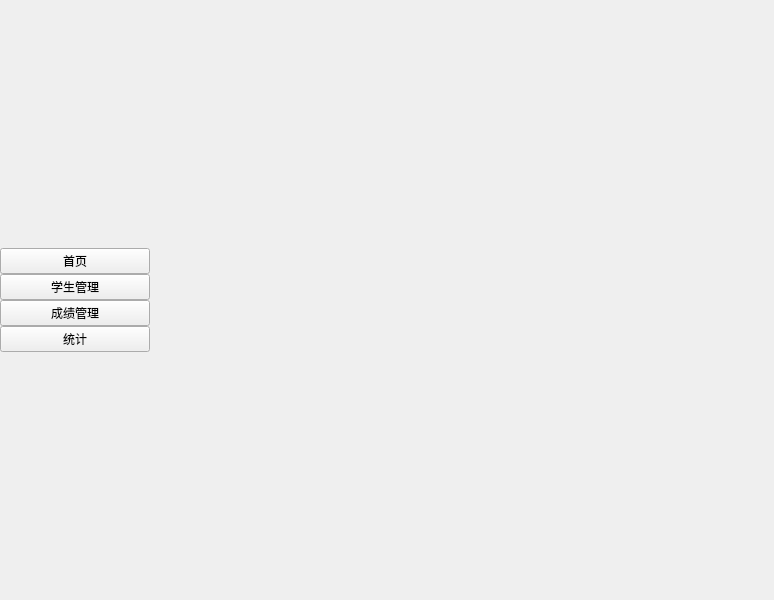
<?xml version="1.0" encoding="UTF-8"?>
<ui version="4.0">
 <class>SideBar</class>
 <widget class="QWidget" name="SideBar">
  <property name="geometry">
   <rect>
    <x>0</x>
    <y>0</y>
    <width>774</width>
    <height>600</height>
   </rect>
  </property>
  <property name="windowTitle">
   <string>Form</string>
  </property>
  <property name="styleSheet">
   <string notr="true">#SIdeBar {
	background-color: transparent;
	
}
#content {
	background-color: #ECECEB;
}</string>
  </property>
  <layout class="QHBoxLayout" name="horizontalLayout">
   <property name="spacing">
    <number>0</number>
   </property>
   <property name="leftMargin">
    <number>0</number>
   </property>
   <property name="topMargin">
    <number>0</number>
   </property>
   <property name="rightMargin">
    <number>0</number>
   </property>
   <property name="bottomMargin">
    <number>0</number>
   </property>
   <item>
    <widget class="QWidget" name="bar" native="true">
     <property name="minimumSize">
      <size>
       <width>150</width>
       <height>0</height>
      </size>
     </property>
     <property name="maximumSize">
      <size>
       <width>200</width>
       <height>16777215</height>
      </size>
     </property>
     <property name="styleSheet">
      <string notr="true">#bar {
	background-color: rgba(224, 224, 222, 0.95);
	padding: 40% 0;
}
#bar&gt;QPushButton {
	height: 60px;
	background-color: transparent;
	color: #242423;
	border: None;
		
}
#bar&gt;QPushButton:hover {
	
}

#bar&gt;QPushButton:checked {
	background-color: rgba(60, 131, 247, 0.9);
}</string>
     </property>
     <layout class="QVBoxLayout" name="verticalLayout">
      <property name="spacing">
       <number>0</number>
      </property>
      <property name="leftMargin">
       <number>0</number>
      </property>
      <property name="topMargin">
       <number>100</number>
      </property>
      <property name="rightMargin">
       <number>0</number>
      </property>
      <property name="bottomMargin">
       <number>100</number>
      </property>
      <item>
       <spacer name="verticalSpacer_2">
        <property name="orientation">
         <enum>Qt::Vertical</enum>
        </property>
        <property name="sizeHint" stdset="0">
         <size>
          <width>20</width>
          <height>40</height>
         </size>
        </property>
       </spacer>
      </item>
      <item>
       <widget class="QPushButton" name="indexBtn">
        <property name="sizePolicy">
         <sizepolicy hsizetype="Minimum" vsizetype="Fixed">
          <horstretch>0</horstretch>
          <verstretch>0</verstretch>
         </sizepolicy>
        </property>
        <property name="autoFillBackground">
         <bool>false</bool>
        </property>
        <property name="text">
         <string>首页</string>
        </property>
        <property name="checkable">
         <bool>true</bool>
        </property>
        <property name="checked">
         <bool>false</bool>
        </property>
        <property name="autoDefault">
         <bool>false</bool>
        </property>
        <property name="default">
         <bool>false</bool>
        </property>
        <property name="flat">
         <bool>false</bool>
        </property>
       </widget>
      </item>
      <item>
       <widget class="QPushButton" name="studentBtn">
        <property name="sizePolicy">
         <sizepolicy hsizetype="Minimum" vsizetype="Fixed">
          <horstretch>0</horstretch>
          <verstretch>0</verstretch>
         </sizepolicy>
        </property>
        <property name="text">
         <string>学生管理</string>
        </property>
        <property name="checkable">
         <bool>true</bool>
        </property>
       </widget>
      </item>
      <item>
       <widget class="QPushButton" name="scoreBtn">
        <property name="sizePolicy">
         <sizepolicy hsizetype="Minimum" vsizetype="Fixed">
          <horstretch>0</horstretch>
          <verstretch>0</verstretch>
         </sizepolicy>
        </property>
        <property name="text">
         <string>成绩管理</string>
        </property>
        <property name="checkable">
         <bool>true</bool>
        </property>
       </widget>
      </item>
      <item>
       <widget class="QPushButton" name="statisticBtn">
        <property name="sizePolicy">
         <sizepolicy hsizetype="Minimum" vsizetype="Fixed">
          <horstretch>0</horstretch>
          <verstretch>0</verstretch>
         </sizepolicy>
        </property>
        <property name="text">
         <string>统计</string>
        </property>
        <property name="checkable">
         <bool>true</bool>
        </property>
       </widget>
      </item>
      <item>
       <spacer name="verticalSpacer">
        <property name="orientation">
         <enum>Qt::Vertical</enum>
        </property>
        <property name="sizeHint" stdset="0">
         <size>
          <width>20</width>
          <height>40</height>
         </size>
        </property>
       </spacer>
      </item>
     </layout>
    </widget>
   </item>
   <item>
    <widget class="QStackedWidget" name="conetent">
     <property name="palette">
      <palette>
       <active>
        <colorrole role="WindowText">
         <brush brushstyle="SolidPattern">
          <color alpha="255">
           <red>0</red>
           <green>0</green>
           <blue>0</blue>
          </color>
         </brush>
        </colorrole>
        <colorrole role="Button">
         <brush brushstyle="SolidPattern">
          <color alpha="255">
           <red>255</red>
           <green>255</green>
           <blue>255</blue>
          </color>
         </brush>
        </colorrole>
        <colorrole role="Light">
         <brush brushstyle="SolidPattern">
          <color alpha="255">
           <red>255</red>
           <green>255</green>
           <blue>255</blue>
          </color>
         </brush>
        </colorrole>
        <colorrole role="Midlight">
         <brush brushstyle="SolidPattern">
          <color alpha="255">
           <red>255</red>
           <green>255</green>
           <blue>255</blue>
          </color>
         </brush>
        </colorrole>
        <colorrole role="Dark">
         <brush brushstyle="SolidPattern">
          <color alpha="255">
           <red>127</red>
           <green>127</green>
           <blue>127</blue>
          </color>
         </brush>
        </colorrole>
        <colorrole role="Mid">
         <brush brushstyle="SolidPattern">
          <color alpha="255">
           <red>170</red>
           <green>170</green>
           <blue>170</blue>
          </color>
         </brush>
        </colorrole>
        <colorrole role="Text">
         <brush brushstyle="SolidPattern">
          <color alpha="255">
           <red>0</red>
           <green>0</green>
           <blue>0</blue>
          </color>
         </brush>
        </colorrole>
        <colorrole role="BrightText">
         <brush brushstyle="SolidPattern">
          <color alpha="255">
           <red>255</red>
           <green>255</green>
           <blue>255</blue>
          </color>
         </brush>
        </colorrole>
        <colorrole role="ButtonText">
         <brush brushstyle="SolidPattern">
          <color alpha="255">
           <red>0</red>
           <green>0</green>
           <blue>0</blue>
          </color>
         </brush>
        </colorrole>
        <colorrole role="Base">
         <brush brushstyle="SolidPattern">
          <color alpha="255">
           <red>255</red>
           <green>255</green>
           <blue>255</blue>
          </color>
         </brush>
        </colorrole>
        <colorrole role="Window">
         <brush brushstyle="SolidPattern">
          <color alpha="255">
           <red>255</red>
           <green>255</green>
           <blue>255</blue>
          </color>
         </brush>
        </colorrole>
        <colorrole role="Shadow">
         <brush brushstyle="SolidPattern">
          <color alpha="255">
           <red>0</red>
           <green>0</green>
           <blue>0</blue>
          </color>
         </brush>
        </colorrole>
        <colorrole role="AlternateBase">
         <brush brushstyle="SolidPattern">
          <color alpha="255">
           <red>255</red>
           <green>255</green>
           <blue>255</blue>
          </color>
         </brush>
        </colorrole>
        <colorrole role="ToolTipBase">
         <brush brushstyle="SolidPattern">
          <color alpha="255">
           <red>255</red>
           <green>255</green>
           <blue>220</blue>
          </color>
         </brush>
        </colorrole>
        <colorrole role="ToolTipText">
         <brush brushstyle="SolidPattern">
          <color alpha="255">
           <red>0</red>
           <green>0</green>
           <blue>0</blue>
          </color>
         </brush>
        </colorrole>
        <colorrole role="PlaceholderText">
         <brush brushstyle="SolidPattern">
          <color alpha="127">
           <red>0</red>
           <green>0</green>
           <blue>0</blue>
          </color>
         </brush>
        </colorrole>
        <colorrole role="Accent">
         <brush brushstyle="SolidPattern">
          <color alpha="255">
           <red>255</red>
           <green>255</green>
           <blue>255</blue>
          </color>
         </brush>
        </colorrole>
       </active>
       <inactive>
        <colorrole role="WindowText">
         <brush brushstyle="SolidPattern">
          <color alpha="255">
           <red>0</red>
           <green>0</green>
           <blue>0</blue>
          </color>
         </brush>
        </colorrole>
        <colorrole role="Button">
         <brush brushstyle="SolidPattern">
          <color alpha="255">
           <red>255</red>
           <green>255</green>
           <blue>255</blue>
          </color>
         </brush>
        </colorrole>
        <colorrole role="Light">
         <brush brushstyle="SolidPattern">
          <color alpha="255">
           <red>255</red>
           <green>255</green>
           <blue>255</blue>
          </color>
         </brush>
        </colorrole>
        <colorrole role="Midlight">
         <brush brushstyle="SolidPattern">
          <color alpha="255">
           <red>255</red>
           <green>255</green>
           <blue>255</blue>
          </color>
         </brush>
        </colorrole>
        <colorrole role="Dark">
         <brush brushstyle="SolidPattern">
          <color alpha="255">
           <red>127</red>
           <green>127</green>
           <blue>127</blue>
          </color>
         </brush>
        </colorrole>
        <colorrole role="Mid">
         <brush brushstyle="SolidPattern">
          <color alpha="255">
           <red>170</red>
           <green>170</green>
           <blue>170</blue>
          </color>
         </brush>
        </colorrole>
        <colorrole role="Text">
         <brush brushstyle="SolidPattern">
          <color alpha="255">
           <red>0</red>
           <green>0</green>
           <blue>0</blue>
          </color>
         </brush>
        </colorrole>
        <colorrole role="BrightText">
         <brush brushstyle="SolidPattern">
          <color alpha="255">
           <red>255</red>
           <green>255</green>
           <blue>255</blue>
          </color>
         </brush>
        </colorrole>
        <colorrole role="ButtonText">
         <brush brushstyle="SolidPattern">
          <color alpha="255">
           <red>0</red>
           <green>0</green>
           <blue>0</blue>
          </color>
         </brush>
        </colorrole>
        <colorrole role="Base">
         <brush brushstyle="SolidPattern">
          <color alpha="255">
           <red>255</red>
           <green>255</green>
           <blue>255</blue>
          </color>
         </brush>
        </colorrole>
        <colorrole role="Window">
         <brush brushstyle="SolidPattern">
          <color alpha="255">
           <red>255</red>
           <green>255</green>
           <blue>255</blue>
          </color>
         </brush>
        </colorrole>
        <colorrole role="Shadow">
         <brush brushstyle="SolidPattern">
          <color alpha="255">
           <red>0</red>
           <green>0</green>
           <blue>0</blue>
          </color>
         </brush>
        </colorrole>
        <colorrole role="AlternateBase">
         <brush brushstyle="SolidPattern">
          <color alpha="255">
           <red>255</red>
           <green>255</green>
           <blue>255</blue>
          </color>
         </brush>
        </colorrole>
        <colorrole role="ToolTipBase">
         <brush brushstyle="SolidPattern">
          <color alpha="255">
           <red>255</red>
           <green>255</green>
           <blue>220</blue>
          </color>
         </brush>
        </colorrole>
        <colorrole role="ToolTipText">
         <brush brushstyle="SolidPattern">
          <color alpha="255">
           <red>0</red>
           <green>0</green>
           <blue>0</blue>
          </color>
         </brush>
        </colorrole>
        <colorrole role="PlaceholderText">
         <brush brushstyle="SolidPattern">
          <color alpha="127">
           <red>0</red>
           <green>0</green>
           <blue>0</blue>
          </color>
         </brush>
        </colorrole>
        <colorrole role="Accent">
         <brush brushstyle="SolidPattern">
          <color alpha="255">
           <red>255</red>
           <green>255</green>
           <blue>255</blue>
          </color>
         </brush>
        </colorrole>
       </inactive>
       <disabled>
        <colorrole role="WindowText">
         <brush brushstyle="SolidPattern">
          <color alpha="255">
           <red>127</red>
           <green>127</green>
           <blue>127</blue>
          </color>
         </brush>
        </colorrole>
        <colorrole role="Button">
         <brush brushstyle="SolidPattern">
          <color alpha="255">
           <red>255</red>
           <green>255</green>
           <blue>255</blue>
          </color>
         </brush>
        </colorrole>
        <colorrole role="Light">
         <brush brushstyle="SolidPattern">
          <color alpha="255">
           <red>255</red>
           <green>255</green>
           <blue>255</blue>
          </color>
         </brush>
        </colorrole>
        <colorrole role="Midlight">
         <brush brushstyle="SolidPattern">
          <color alpha="255">
           <red>255</red>
           <green>255</green>
           <blue>255</blue>
          </color>
         </brush>
        </colorrole>
        <colorrole role="Dark">
         <brush brushstyle="SolidPattern">
          <color alpha="255">
           <red>127</red>
           <green>127</green>
           <blue>127</blue>
          </color>
         </brush>
        </colorrole>
        <colorrole role="Mid">
         <brush brushstyle="SolidPattern">
          <color alpha="255">
           <red>170</red>
           <green>170</green>
           <blue>170</blue>
          </color>
         </brush>
        </colorrole>
        <colorrole role="Text">
         <brush brushstyle="SolidPattern">
          <color alpha="255">
           <red>127</red>
           <green>127</green>
           <blue>127</blue>
          </color>
         </brush>
        </colorrole>
        <colorrole role="BrightText">
         <brush brushstyle="SolidPattern">
          <color alpha="255">
           <red>255</red>
           <green>255</green>
           <blue>255</blue>
          </color>
         </brush>
        </colorrole>
        <colorrole role="ButtonText">
         <brush brushstyle="SolidPattern">
          <color alpha="255">
           <red>127</red>
           <green>127</green>
           <blue>127</blue>
          </color>
         </brush>
        </colorrole>
        <colorrole role="Base">
         <brush brushstyle="SolidPattern">
          <color alpha="255">
           <red>255</red>
           <green>255</green>
           <blue>255</blue>
          </color>
         </brush>
        </colorrole>
        <colorrole role="Window">
         <brush brushstyle="SolidPattern">
          <color alpha="255">
           <red>255</red>
           <green>255</green>
           <blue>255</blue>
          </color>
         </brush>
        </colorrole>
        <colorrole role="Shadow">
         <brush brushstyle="SolidPattern">
          <color alpha="255">
           <red>0</red>
           <green>0</green>
           <blue>0</blue>
          </color>
         </brush>
        </colorrole>
        <colorrole role="AlternateBase">
         <brush brushstyle="SolidPattern">
          <color alpha="255">
           <red>255</red>
           <green>255</green>
           <blue>255</blue>
          </color>
         </brush>
        </colorrole>
        <colorrole role="ToolTipBase">
         <brush brushstyle="SolidPattern">
          <color alpha="255">
           <red>255</red>
           <green>255</green>
           <blue>220</blue>
          </color>
         </brush>
        </colorrole>
        <colorrole role="ToolTipText">
         <brush brushstyle="SolidPattern">
          <color alpha="255">
           <red>0</red>
           <green>0</green>
           <blue>0</blue>
          </color>
         </brush>
        </colorrole>
        <colorrole role="PlaceholderText">
         <brush brushstyle="SolidPattern">
          <color alpha="127">
           <red>127</red>
           <green>127</green>
           <blue>127</blue>
          </color>
         </brush>
        </colorrole>
        <colorrole role="Accent">
         <brush brushstyle="SolidPattern">
          <color alpha="255">
           <red>255</red>
           <green>255</green>
           <blue>255</blue>
          </color>
         </brush>
        </colorrole>
       </disabled>
      </palette>
     </property>
     <property name="frameShape">
      <enum>QFrame::NoFrame</enum>
     </property>
     <property name="frameShadow">
      <enum>QFrame::Plain</enum>
     </property>
     <property name="lineWidth">
      <number>0</number>
     </property>
     <property name="currentIndex">
      <number>0</number>
     </property>
     <widget class="QWidget" name="page_3"/>
     <widget class="QWidget" name="page_4"/>
    </widget>
   </item>
  </layout>
 </widget>
 <resources/>
 <connections/>
</ui>
